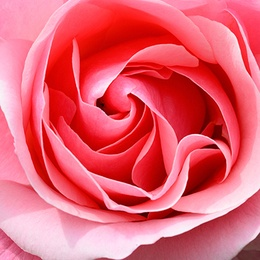
%> input picture test-img.jpg, 260 x 260 px, shrunk from 400 x 400 before the run
$ octave EDPrewitt.m   (GNU Octave 9; MATLAB toolbox functions it lacks are replaced by stand-ins)
%> lines starting %> are read from the running program, lines starting %| are printed output that depends on the picture
clc;
clear;
close all;
% 9.Edge detection...(SOBEL)
img=imread('./test-img.jpg');
%> img is the input picture: size 260x260x3 uint8; mean R, G, B 230.5, 95.3, 111.9
img= rgb2gray(img);
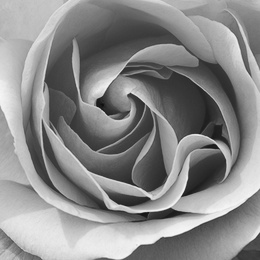
%> img: size 260x260 uint8; min 15, max 248, mean 137.6
[h,w,c]=size(img);
%> h = 260; w = 260; c = 1
img2=zeros(h,w);
Gx=[-1,1,1;-1,-2,1; -1,1,1];
Gy=[1,1,1;-2,-1,1;-1,-1,1];
for i = 2:h-1
    for j = 2:w-1
    target= GetTarget (img,i,j);
    G1= ApplyMask (Gx, target);
    G2= ApplyMask (Gy, target);
    G = G1 + G2;
    img2(i,j)= G;
    end
end
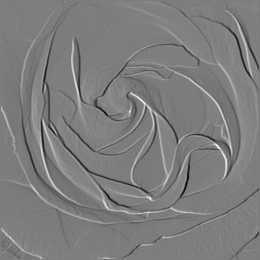
%> img2: size 260x260 double; min -1041, max 1069, mean -0.4; drawn with min black and max white

imshow(img);
figure;
img2= uint8(img2);
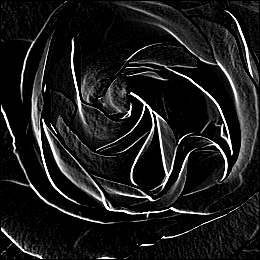
%> img2: size 260x260 uint8; min 0, max 255, mean 27.9
imshow(img2);

function G =ApplyMask (mask, target)
    m=mask .* target;
    G =sum(m, 'all');
end


function target= GetTarget (M,i,j)
    target= zeros (3,3);
    for x=-1:1
        for y=-1:1
            target (x+2,y+2)=M(i+x, j+y);
        end
    end
end
